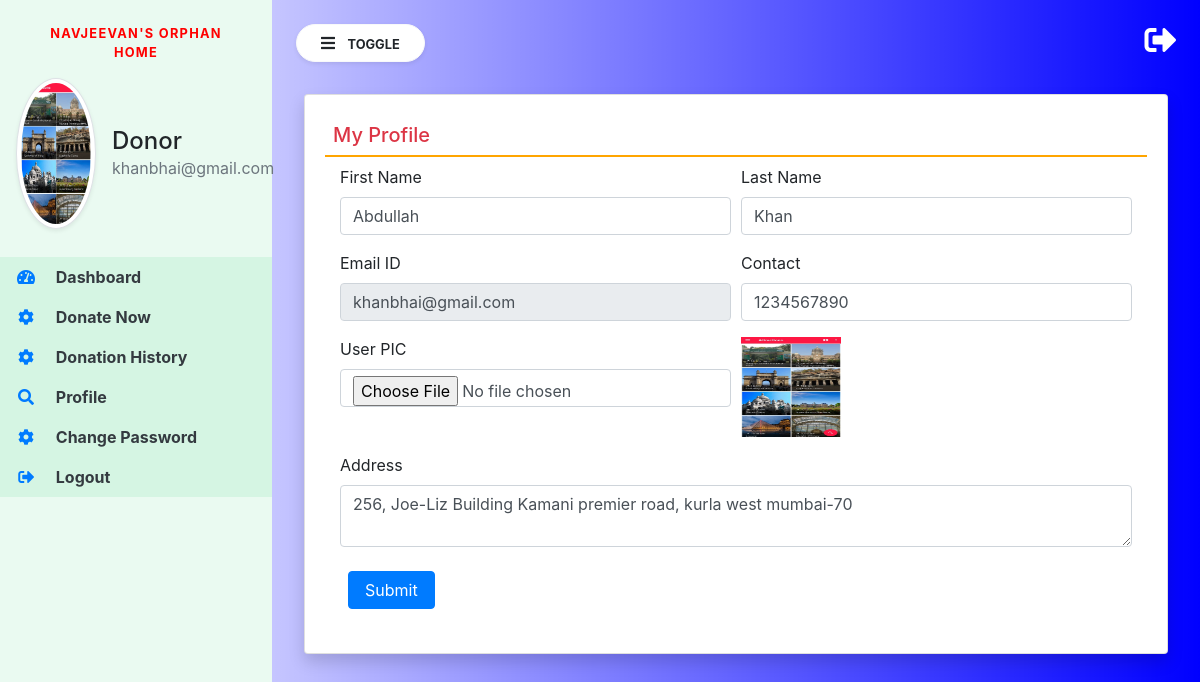
/profile_donor (signed in), run on the app's committed database.
### donation/models.py (models this page shows, shortened)
class Donor(models.Model):
    user = models.ForeignKey(User, on_delete=models.CASCADE)
    contact = models.CharField(max_length=15,null=True)
    address = models.CharField(max_length=300,null=True)
    userpic = models.FileField(null=True)
    regdate = models.DateTimeField(auto_now_add=True)

### donation/views.py (the view, shortened to what this page needs)
# urls.py: path('profile_donor',profile_donor,name='profile_donor'),
def profile_donor(request):
    if not request.user.is_authenticated:
        return redirect('donor_login')
    error = ""
    user = request.user
    donor = Donor.objects.get(user=user)
    return render(request, 'profile_donor.html',locals())

### donation/templates/profile_donor.html (shortened to what this page needs)
{% extends 'donor_base.html' %}
{% block main  %}
<div class="card shadow m-2">
    <div class="card-body">
        <h5 class="p-2 text-danger" style="border-bottom: 2px solid orange;">My Profile</h5>
<div class="container-fluid">
<form method="POST"  enctype="multipart/form-data">
    <div class="form-row">
        <div class="col-sm-6">
            <div class="form-group">
                <label>First Name</label>
                <input type="text" name="firstname" placeholder="Enter First Name"  class="form-control"  pattern="[A-Za-z]+" value="{{donor.user.first_name}}">
            </div>
        </div>
        <div class="col-sm-6">
            <div class="form-group">
                <label>Last Name</label>
                <input type="text" name="lastname" placeholder="Enter Last Name"  class="form-control" pattern="[A-Za-z]+" value="{{donor.user.last_name}}">
            </div>
        </div>
        <div class="col-sm-6">
            <div class="form-group">
                <label>Email ID</label>
                <input type="email" name="email" readonly placeholder="Email Address" required class="form-control" value="{{donor.user.username}}">
            </div>
        </div>
        <div class="col-sm-6">
            <div class="form-group">
                <label>Contact</label>
                <input type="text" name="contact" placeholder="Contact Number" required class="form-control" value="{{donor.contact}}">
            </div>
        </div>
        <div class="col-sm-6">
            <div class="form-group">
                <label>User PIC</label>
                <input type="file" name="userpic" class="form-control">
            </div>
        </div>
        <div class="col-sm-6">
            <div class="form-group">
                <img src = "{{donor.userpic.url}}" width="100" height="100">
            </div>
        </div>
        <div class="col-sm-12">
            <div class="form-group">
                <label>Address</label>
                <textarea name="address" class="form-control" placeholder="Full Address">{{donor.address}}</textarea>
            </div>
        </div>
    </div>
    <input type="submit" value="Submit" class="m-2 px-3 btn btn-primary">
</form>
</div>
</div>
</div>
{% endblock %}

### donation/templates/donor_base.html (shortened to what this page needs)
{% load static %}
<html lang="en">
<head>
  <link rel="stylesheet" href="https://maxcdn.bootstrapcdn.com/bootstrap/4.3.1/css/bootstrap.min.css">
  <link rel="stylesheet" href="https://use.fontawesome.com/releases/v5.6.3/css/all.css">
  <link rel="stylesheet" type="text/css" href="{% static 'css/sidebar_donor.css' %}">
  </head>
<body>
<div class="vertical-nav" id="sidebar">
  <div class="py-4 px-3 mb-1">
      <p class="font-weight-bold text-uppercase px-3 small dashboard-text text-center">Navjeevan's Orphan Home</p>
	<div class="media d-flex align-items-center">
	    <img src="{{request.user.donor_set.all.0.userpic.url}}" width="80" height="80" class="mr-3 rounded-circle img-thumbnail shadow-sm">
		<div class="media-body">
			<h4 class="mb-0">Donor</h4>
			<p class="text-muted mb-0">{{request.user.username}}</p>
		</div>
	</div>
  </div>
  <ul class="nav flex-column">
  <li class="nav-item">
  <a href="{% url 'donor_home' %}" class="nav-link text-dark">
	<i class="fas fa-tachometer-alt fa-fw mr-3 text-primary"></i>
	Dashboard
  </a>
  </li>
    <li class="nav-item">
  <a href="{% url 'donate_now' %}" class="nav-link text-dark">
	<i class="fas fa-cog mr-3 text-primary fa-fw"></i>
	Donate Now
  </a>
  </li>
      <li class="nav-item">
  <a href="{% url 'donation_history' %}" class="nav-link text-dark ">
	<i class="fas fa-cog mr-3 text-primary fa-fw"></i>
	Donation History
  </a>
  </li>
  <li class="nav-item">
  <a href="{% url 'profile_donor' %}" class="nav-link text-dark ">
	<i class="fa fa-search mr-3 text-primary fa-fw"></i>
	Profile
  </a>
  </li>
      <li class="nav-item">
  <a href="{% url 'changepwd_donor' %}" class="nav-link text-dark ">
	<i class="fas fa-cog mr-3 text-primary fa-fw"></i>
	Change Password
  </a>
  </li>
      <li class="nav-item">
  <a href="{% url 'logout' %}" class="nav-link text-dark ">
	<i class="fas fa-sign-out-alt mr-3 text-primary fa-fw"></i>
	Logout
  </a>
  </li>
  </ul>
</div>
<div class="page-content p-4" id="content">
<a href="{% url 'logout' %}" title = "logout" class="float-right text-white"><i class="fas fa-sign-out-alt fa-2x"></i></a>
<button id="sidebarCollapse" type="button" class="btn btn-light bg-white rounded-pill shadow-sm px-4 mb-4">
<i class="fas fa-bars mr-2"></i>
<small class="text-uppercase font-weight-bold">Toggle</small>
</button>
     {% block main %}
    {% endblock %}
</div>
</body>
</html>

### donation/static/css/sidebar_donor.css (style rules this page uses)
body { background-image : linear-gradient(to right, rgba(0,0,255,0), rgba(0,0,255,1)); min-height:100vh; }
.vertical-nav { min-width : 17rem; width : 17rem; height:100vh; position:fixed; top:0; left:0; transition: all 0.4s; background-color : #EAFAF1; }
.page-content { width:calc(100% - 17rem); margin-left:17rem; transition:all 0.4s; }
.dashboard-text { letter-spacing : 0.1em; color : red; }
.nav-link { font-weight : bold; background-color :#D5F5E3; }

### data on the page
Donor: firstname "Abdullah", lastname "Khan", email "khanbhai@gmail.com", contact "1234567890", userpic (picture), address "256, Joe-Liz Building Kamani premier road, kurla west mumbai-70"

### other printed values
{{ request.user.username }} "khanbhai@gmail.com"
